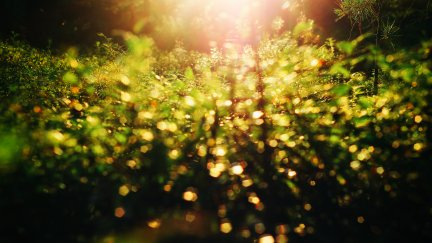
#> input picture Блики/bliki.jpg, 432 x 243 px
$ python glare.py   (older library calls are emulated)
#> lines starting #> are read from the running program, lines starting #| are printed output that depends on the picture; after the words box and inside, x2 and y2 are one past the last pixel; in counts of white or black regions, pixels touching at a corner belong together
import cv2
import numpy as np

def detect_glare_with_otsu(image_path, detail_thresh=5):
    # Загрузка изображения и перевод в оттенки серого
#> called with image_path = 'bliki.jpg', detail_thresh = 5
    image = cv2.imread(image_path)
#> image is the input picture: shape (243, 432, 3); mean B, G, R 31.3, 80.6, 92.2
    if image is None:
        raise ValueError("Не удалось загрузить изображение. Проверьте путь.")
    gray = cv2.cvtColor(image, cv2.COLOR_BGR2GRAY)
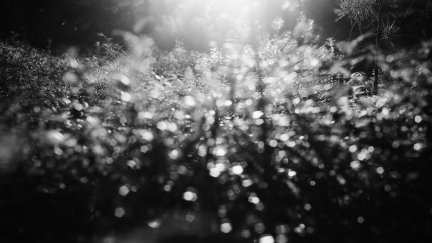
#> gray: shape (243, 432); min 2, max 253, mean 78.4

    # Оператор Лапласа для карты детализации
    laplacian = cv2.Laplacian(gray, cv2.CV_64F)
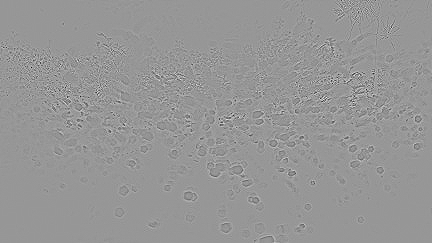
#> laplacian: shape (243, 432) float64; min -424, max 293, mean 0; drawn with min black and max white
    detail_map = np.abs(laplacian)
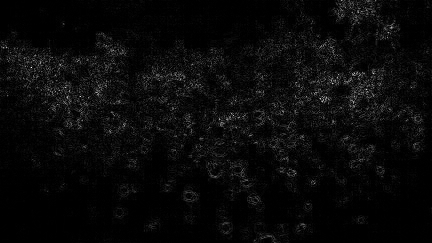
#> detail_map: shape (243, 432) float64; min 0, max 424, mean 16.1; drawn with min black and max white

    # Порог по Отсу для выделения ярких областей
    _, brightness_thresh = cv2.threshold(gray, 0, 255, cv2.THRESH_BINARY + cv2.THRESH_OTSU)
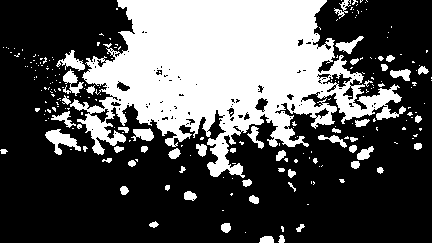
#> brightness_thresh: shape (243, 432); 33.1% white; 232 white regions (179 under 20 px), largest, box (x1, y1, x2, y2) and area: (70, 0, 406, 178) 29934, (45, 129, 81, 155) 415, (56, 50, 85, 71) 257

    # Маска ярких областей по Отсу
    _, bright_mask = cv2.threshold(gray, 0, 255, cv2.THRESH_BINARY + cv2.THRESH_OTSU)

    # Преобразуем bright_mask в булеву маску
    bright_mask_bool = bright_mask.astype(bool)

    # Маска низкой детализации
    low_detail_mask = detail_map < detail_thresh
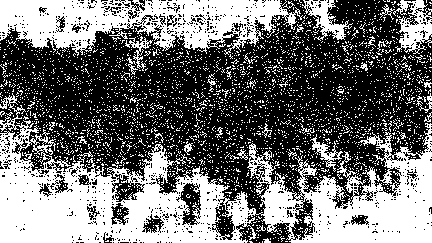
#> low_detail_mask: shape (243, 432) bool; 44.2% white; 3214 white regions (3175 under 20 px), largest, box (x1, y1, x2, y2) and area: (0, 93, 432, 243) 26340, (0, 0, 303, 56) 9828, (393, 0, 432, 54) 1084

    # Маска бликов — яркие + низкая детализация
    glare_mask = np.logical_and(bright_mask_bool, low_detail_mask)
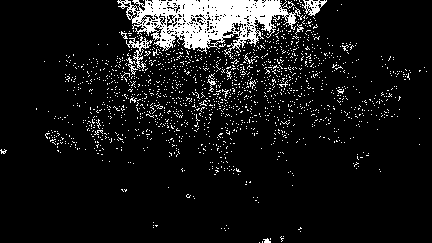
#> glare_mask: shape (243, 432) bool; 8.6% white; 1624 white regions (1610 under 20 px), largest, box (x1, y1, x2, y2) and area: (117, 0, 303, 55) 5161, (126, 36, 153, 71) 237, (302, 0, 327, 16) 190

    # Процент площади бликов
    glare_ratio = np.sum(glare_mask) / glare_mask.size * 100
#> glare_ratio = 8.6

    # Интерпретация
    if glare_ratio < 1:
        interpretation = "Бликов практически нет."
    elif glare_ratio < 5:
        interpretation = "Незначительные блики."
    elif glare_ratio < 15:
        interpretation = "Умеренные блики."
    else:
        interpretation = "Сильная засветка – блики критичны."

    screen_res = 1280, 720  # половина HD
    scale_width = screen_res[0] / image.shape[1]
#> scale_width = 2.96
    scale_height = screen_res[1] / image.shape[0]
#> scale_height = 2.96
    scale = min(scale_width, scale_height)
#> scale = 2.96

    window_width = int(image.shape[1] * scale)
#> window_width = 1280
    window_height = int(image.shape[0] * scale)
#> window_height = 720

    # Масштабирование изображения
    resized_image = cv2.resize(image, (window_width, window_height))

    # Масштабирование маски бликов (glare_mask — 2D массив)
    # Убедись, что glare_mask типа uint8 (0 и 1), умножаем на 255 для видимости
    resized_mask = cv2.resize(glare_mask.astype(np.uint8) * 255, screen_res, interpolation=cv2.INTER_NEAREST)
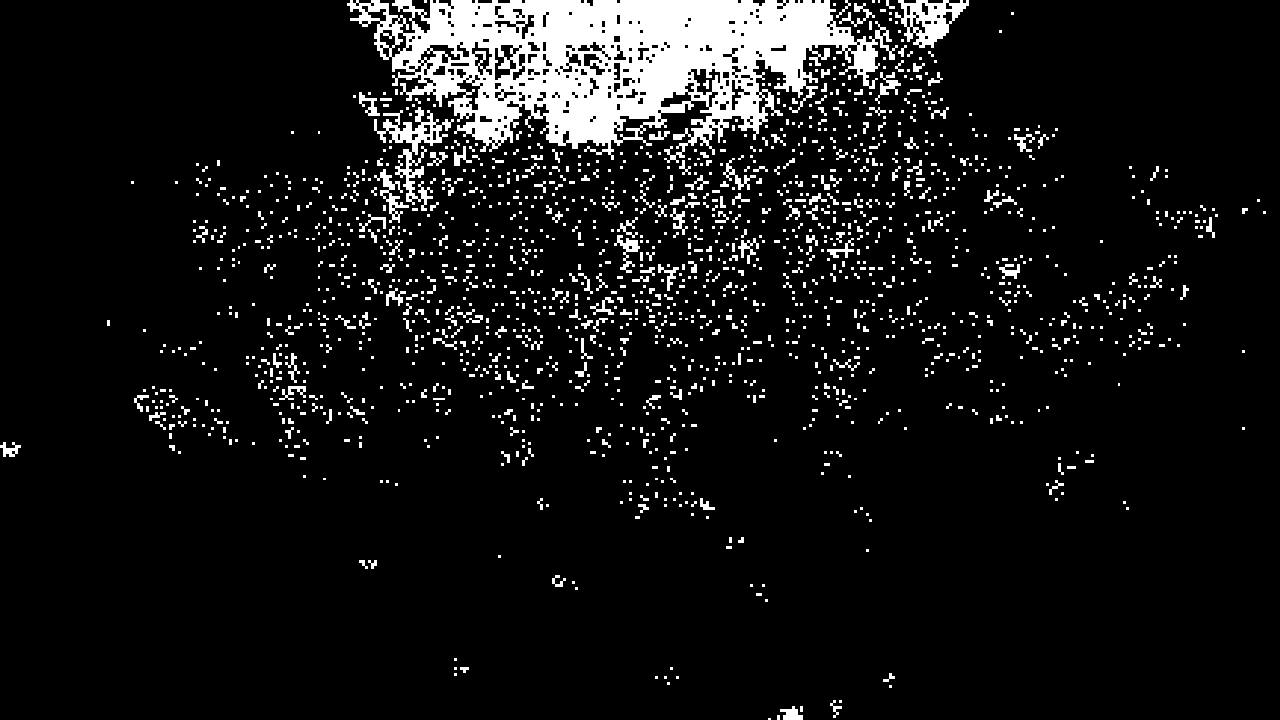
#> resized_mask: shape (720, 1280); 8.6% white; 1624 white regions (1319 under 20 px), largest, box (x1, y1, x2, y2) and area: (347, 0, 898, 163) 45488, (374, 107, 454, 211) 2088, (895, 0, 969, 48) 1698

    # Показываем изображения
    cv2.namedWindow("Исходное изображение", cv2.WINDOW_NORMAL)
    cv2.namedWindow("Маска бликов", cv2.WINDOW_NORMAL)

    cv2.imshow("Исходное изображение", resized_image)
    cv2.imshow("Маска бликов", resized_mask)

    print(f"Порог яркости (Отсу): {_}")
#| Порог яркости (Отсу): 100.0
    print(f"Процент бликов: {glare_ratio:.2f}%")
#| Процент бликов: 8.60%
    print(interpretation)

    cv2.waitKey(0)
    cv2.destroyAllWindows()


# Пример вызова
detect_glare_with_otsu("bliki.jpg")
